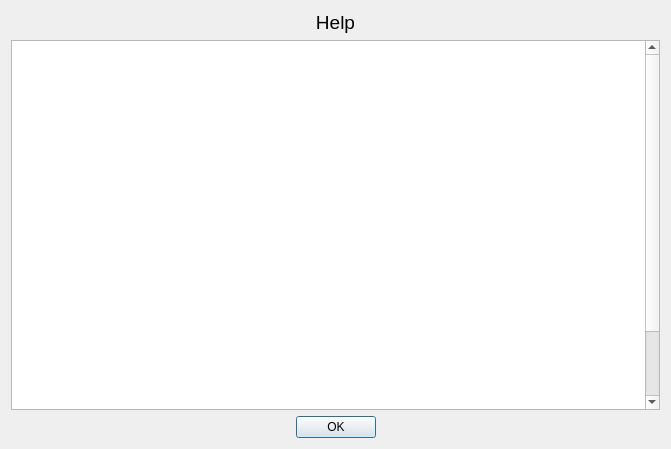
<?xml version="1.0" encoding="UTF-8"?>
<ui version="4.0">
 <class>Help</class>
 <widget class="QDialog" name="Help">
  <property name="geometry">
   <rect>
    <x>0</x>
    <y>0</y>
    <width>671</width>
    <height>449</height>
   </rect>
  </property>
  <property name="windowTitle">
   <string>Help</string>
  </property>
  <property name="windowIcon">
   <iconset>
    <normaloff>../../icons/python.ico</normaloff>../../icons/python.ico</iconset>
  </property>
  <layout class="QGridLayout" name="gridLayout">
   <item row="2" column="0">
    <widget class="QDialogButtonBox" name="buttonBox">
     <property name="orientation">
      <enum>Qt::Horizontal</enum>
     </property>
     <property name="standardButtons">
      <set>QDialogButtonBox::Ok</set>
     </property>
     <property name="centerButtons">
      <bool>true</bool>
     </property>
    </widget>
   </item>
   <item row="1" column="0">
    <widget class="QTextBrowser" name="textBrowser">
     <property name="html">
      <string>&lt;!DOCTYPE HTML PUBLIC &quot;-//W3C//DTD HTML 4.0//EN&quot; &quot;http://www.w3.org/TR/REC-html40/strict.dtd&quot;&gt;
&lt;html&gt;&lt;head&gt;&lt;meta name=&quot;qrichtext&quot; content=&quot;1&quot; /&gt;&lt;style type=&quot;text/css&quot;&gt;
p, li { white-space: pre-wrap; }
&lt;/style&gt;&lt;/head&gt;&lt;body style=&quot; font-family:'Ubuntu'; font-size:11pt; font-weight:400; font-style:normal;&quot;&gt;
&lt;p align=&quot;justify&quot; style=&quot; margin-top:0px; margin-bottom:0px; margin-left:0px; margin-right:0px; -qt-block-indent:0; text-indent:0px;&quot;&gt;&lt;span style=&quot; font-size:14pt; font-weight:600; color:#ffffff;&quot;&gt;To compare the images with the highlighted edges and their corresponding image, but with anisotropic diffusion filtering as preprocessing, complete the following steps:&lt;/span&gt;&lt;/p&gt;
&lt;p align=&quot;justify&quot; style=&quot; margin-top:0px; margin-bottom:0px; margin-left:0px; margin-right:0px; -qt-block-indent:0; text-indent:0px;&quot;&gt;&lt;span style=&quot; font-size:6pt; color:#ffffff;&quot;&gt; &lt;/span&gt;&lt;/p&gt;
&lt;p align=&quot;justify&quot; style=&quot; margin-top:0px; margin-bottom:0px; margin-left:0px; margin-right:0px; -qt-block-indent:0; text-indent:0px;&quot;&gt;&lt;span style=&quot; font-family:'MS Shell Dlg 2'; font-size:16pt; color:#ffffff;&quot;&gt;1. &lt;/span&gt;&lt;span style=&quot; font-size:16pt; color:#ffffff;&quot;&gt;Load the desired image in File/Load Image (Ctrl+L).&lt;/span&gt;&lt;/p&gt;
&lt;p align=&quot;justify&quot; style=&quot; margin-top:0px; margin-bottom:0px; margin-left:0px; margin-right:0px; -qt-block-indent:0; text-indent:0px;&quot;&gt;&lt;span style=&quot; font-size:6pt; color:#ffffff;&quot;&gt; &lt;/span&gt;&lt;/p&gt;
&lt;p align=&quot;justify&quot; style=&quot; margin-top:0px; margin-bottom:0px; margin-left:0px; margin-right:0px; -qt-block-indent:0; text-indent:0px;&quot;&gt;&lt;span style=&quot; font-size:16pt; color:#ffffff;&quot;&gt;2. To carry out the filtering continue with Filters/Anisotropic Diffussion (Ctrl+A).&lt;/span&gt;&lt;/p&gt;
&lt;p align=&quot;justify&quot; style=&quot; margin-top:0px; margin-bottom:0px; margin-left:0px; margin-right:0px; -qt-block-indent:0; text-indent:0px;&quot;&gt;&lt;span style=&quot; font-size:6pt; color:#ffffff;&quot;&gt; &lt;/span&gt;&lt;/p&gt;
&lt;p align=&quot;justify&quot; style=&quot; margin-top:0px; margin-bottom:0px; margin-left:0px; margin-right:0px; -qt-block-indent:0; text-indent:0px;&quot;&gt;&lt;span style=&quot; font-size:16pt; color:#ffffff;&quot;&gt;3. Images can be zoomed in, zoomed out and fully displayed in the main window.&lt;/span&gt;&lt;/p&gt;
&lt;p align=&quot;justify&quot; style=&quot; margin-top:0px; margin-bottom:0px; margin-left:0px; margin-right:0px; -qt-block-indent:0; text-indent:0px;&quot;&gt;&lt;span style=&quot; font-size:6pt; color:#ffffff;&quot;&gt; &lt;/span&gt;&lt;/p&gt;
&lt;p align=&quot;justify&quot; style=&quot; margin-top:0px; margin-bottom:0px; margin-left:0px; margin-right:0px; -qt-block-indent:0; text-indent:0px;&quot;&gt;&lt;span style=&quot; font-size:16pt; color:#ffffff;&quot;&gt;4. On the left, the selected original image is shown and as children the iterations until reaching the final image of the anisotropic diffusion.&lt;/span&gt;&lt;/p&gt;
&lt;p align=&quot;justify&quot; style=&quot; margin-top:0px; margin-bottom:0px; margin-left:0px; margin-right:0px; -qt-block-indent:0; text-indent:0px;&quot;&gt;&lt;span style=&quot; font-size:6pt; color:#ffffff;&quot;&gt; &lt;/span&gt;&lt;/p&gt;
&lt;p align=&quot;justify&quot; style=&quot; margin-top:0px; margin-bottom:0px; margin-left:0px; margin-right:0px; -qt-block-indent:0; text-indent:0px;&quot;&gt;&lt;span style=&quot; font-size:16pt; color:#ffffff;&quot;&gt;5. When finished, you can save (Ctrl+S) the obtained images for future use.&lt;/span&gt;&lt;/p&gt;
&lt;p align=&quot;justify&quot; style=&quot; margin-top:0px; margin-bottom:0px; margin-left:0px; margin-right:0px; -qt-block-indent:0; text-indent:0px;&quot;&gt;&lt;span style=&quot; font-size:6pt; color:#ffffff;&quot;&gt; &lt;/span&gt;&lt;/p&gt;
&lt;p align=&quot;justify&quot; style=&quot; margin-top:0px; margin-bottom:0px; margin-left:0px; margin-right:0px; -qt-block-indent:0; text-indent:0px;&quot;&gt;&lt;span style=&quot; font-size:16pt; color:#ffffff;&quot;&gt;6. Help (F1), Orientation (F5), Report (F6), About the App (F10) and About the Authors (F11) options are also provided for more information.&lt;/span&gt;&lt;/p&gt;&lt;/body&gt;&lt;/html&gt;</string>
     </property>
    </widget>
   </item>
   <item row="0" column="0">
    <widget class="QLabel" name="label">
     <property name="font">
      <font>
       <family>Tahoma</family>
       <pointsize>14</pointsize>
      </font>
     </property>
     <property name="text">
      <string>&lt;html&gt;&lt;head/&gt;&lt;body&gt;&lt;p align=&quot;center&quot;&gt;Help&lt;/p&gt;&lt;/body&gt;&lt;/html&gt;</string>
     </property>
    </widget>
   </item>
  </layout>
 </widget>
 <resources/>
 <connections>
  <connection>
   <sender>buttonBox</sender>
   <signal>accepted()</signal>
   <receiver>Help</receiver>
   <slot>accept()</slot>
   <hints>
    <hint type="sourcelabel">
     <x>248</x>
     <y>254</y>
    </hint>
    <hint type="destinationlabel">
     <x>157</x>
     <y>274</y>
    </hint>
   </hints>
  </connection>
  <connection>
   <sender>buttonBox</sender>
   <signal>rejected()</signal>
   <receiver>Help</receiver>
   <slot>reject()</slot>
   <hints>
    <hint type="sourcelabel">
     <x>316</x>
     <y>260</y>
    </hint>
    <hint type="destinationlabel">
     <x>286</x>
     <y>274</y>
    </hint>
   </hints>
  </connection>
 </connections>
</ui>
